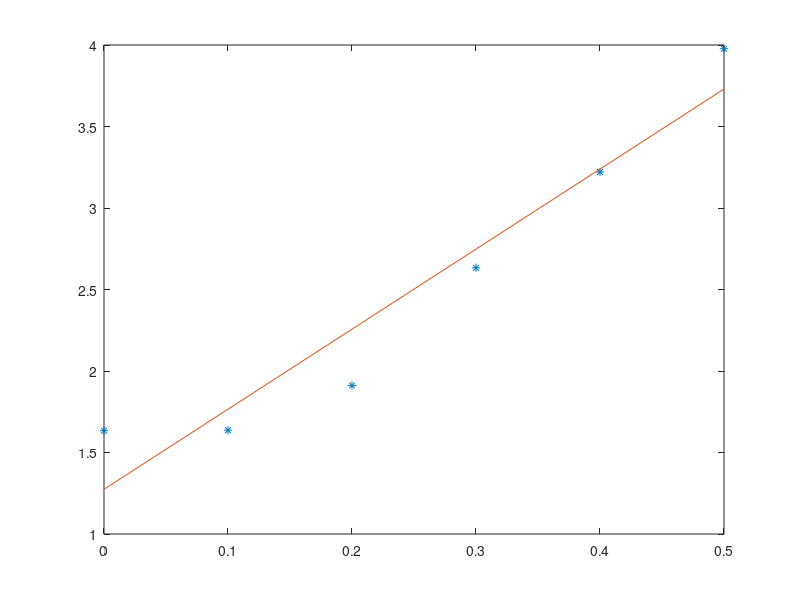

Here is the MATLAB script that generated this plot:
%h4_03_ini.m
%Joseph DePoyster
%COSC/MATH 3340
%10-15-2019

clear all;
close all;
% Here we'll do a straight-line fit
% Input the data set
x = [ 0.0, 0.1, 0.2, 0.3, 0.4, 0.5];
y = [ 1.634, 1.637, 1.911, 2.633, 3.221, 3.977];
n = length(x);

% Create the system matrix; you have at least two ways to go
% Easiest is to take advantage of MATLAB pointwise operations
x2 = x .* x;
xy = x .* y;
M(1,1) = sum(x2);
M(1,2) = sum(x);
M(2,1) = M(1,2);
M(2,2) = n;

% Create the RHS; again a couple ways to go
r = [sum(xy); sum(y)]

%Solve the system to get the slope and intercept
% Call these A & B, respectively
sol = M\r
 A = sol(1)
 B = sol(2)

% Now plot the data points against the straight line
xLine = [ x(1) x(end)];
yLine = A*xLine + B;
plot( x, y, '*', xLine, yLine )
#this is where we left off in class. we can 
#plot the quadratic much in the way that we were able to plot this 
#straight line.
%also, there is some sample code that is a lot like this...